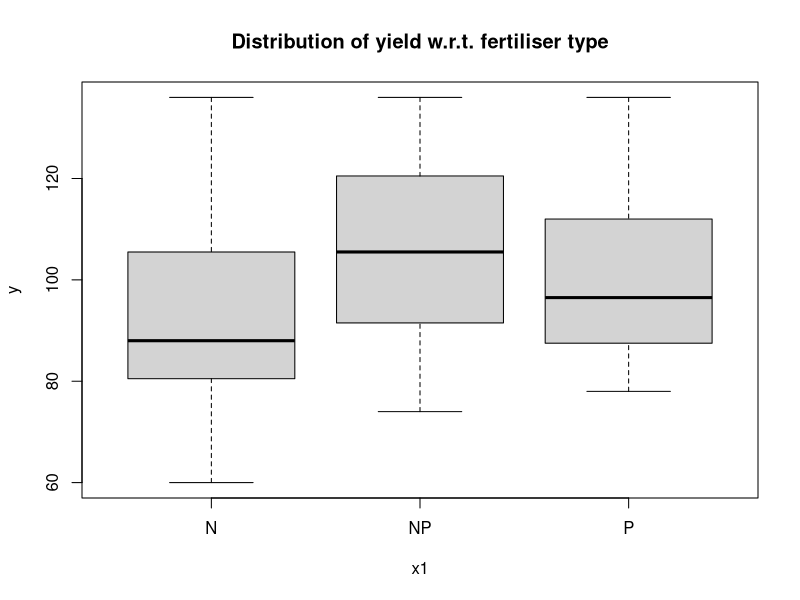
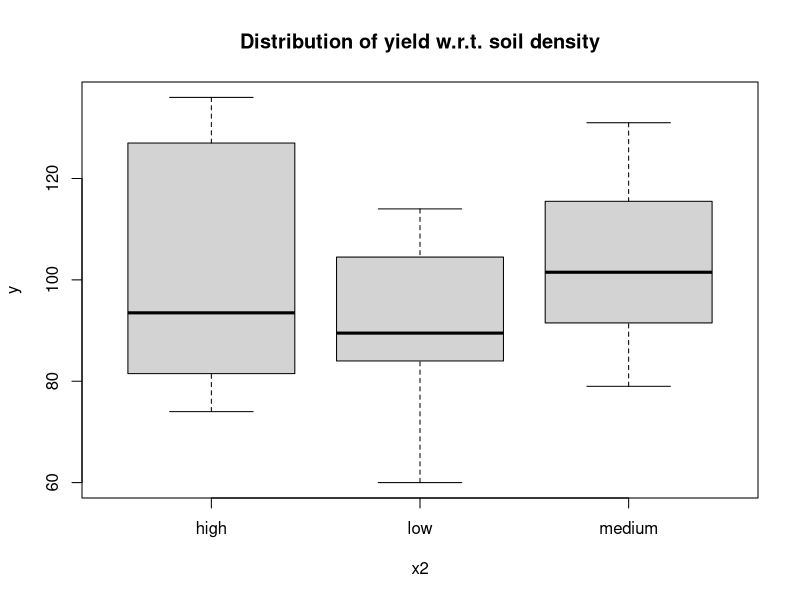
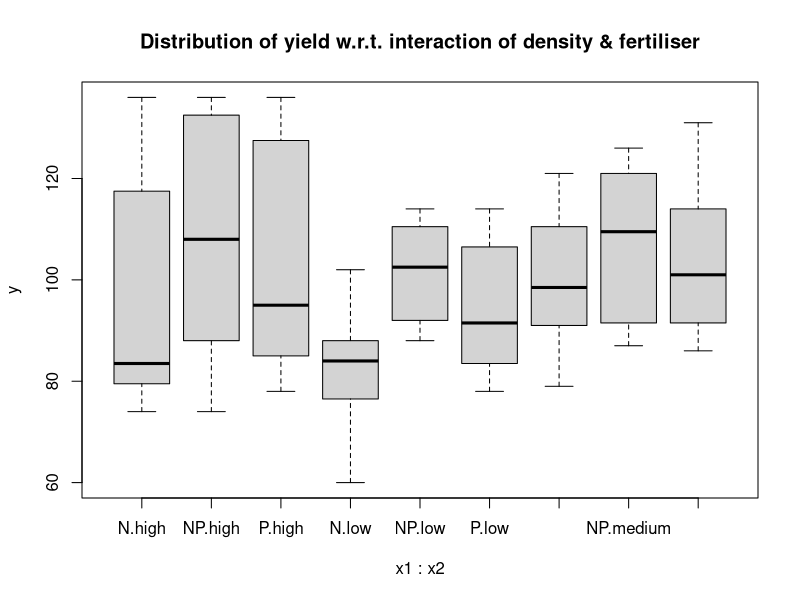

These figures' R source, in order:
setwd("~/Documents/Study/computerScience/programming/r/data/")
# DATA SET
myData = read.csv("cropYield.csv")
head(myData)
summary(myData)
x1 = myData$fertilizer
x2 = myData$density
y = myData$yield
myData = data.frame(x1, x2, y)
head(myData)

# HYPOTHESES
#' H_0: There is no difference in the means of fertilisers
#' H_1: Means are not equal with respect to fertiliser
#
#' H_0: There is no difference in the means of densities
#' H_1: Means are not equal with respect to density
#
#' H_0: There is no difference in the means of the interactions between density and fertiliser
#' H_1: There is difference in the means of the interactions between density and fertiliser
#
#' Significance level = 0.05
#
# VISUALISING DISTRIBUTION OF YIELD W.R.T. FACTORS
boxplot(y~x1, main = "Distribution of yield w.r.t. fertiliser type")
boxplot(y~x2, main = "Distribution of yield w.r.t. soil density")
boxplot(y~x1:x2, main = "Distribution of yield w.r.t. interaction of density & fertiliser")

# ANOVA
model = aov(y~x1+x2+x1:x2)
# x1:x2 denotes all the interactions of the levels of x1 and x2.
summary(model)

# POST-HOC ANALYSIS
library(multcompView)
model = aov(y~x1)
t = TukeyHSD(model)
t$x[,'p adj']
